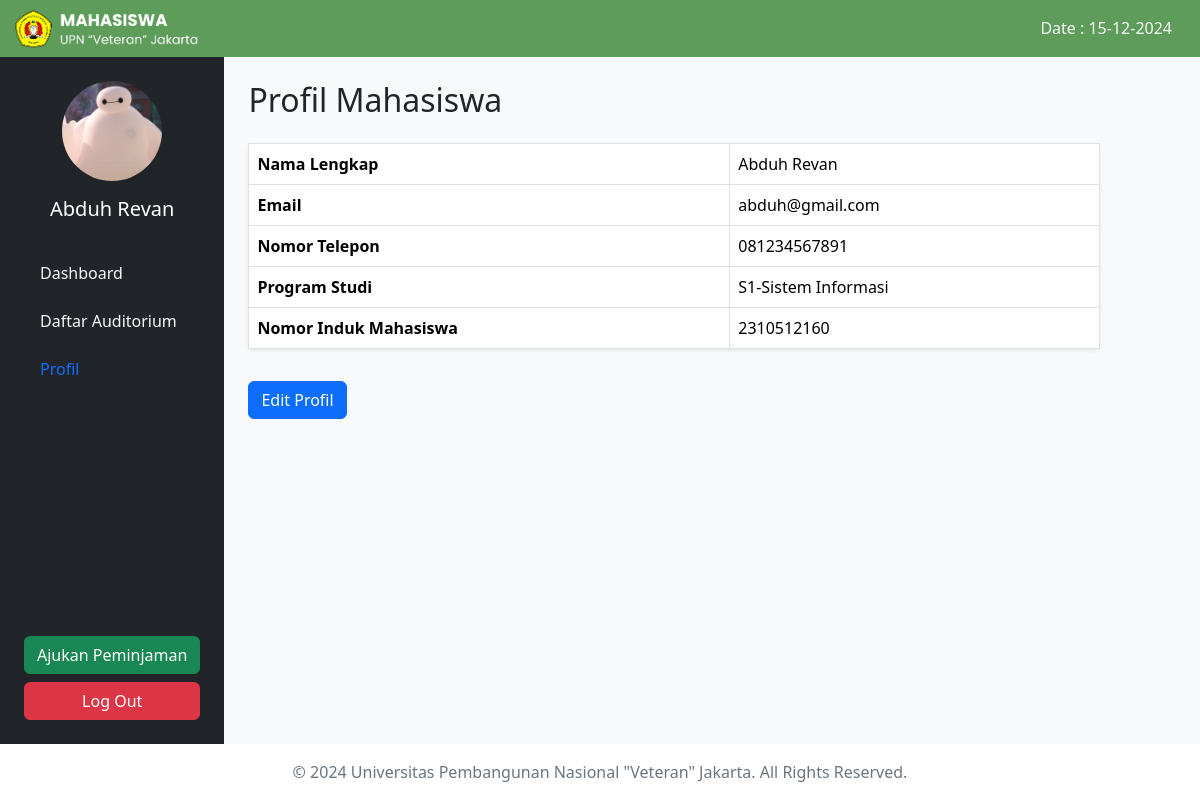
/profil.php (signed in), run on the app's committed database.
### tables this page shows
CREATE TABLE pengguna (
  id_user int(255) NOT NULL,
  nama_lengkap varchar(255) NOT NULL,
  email varchar(255) NOT NULL,
  password varchar(255) NOT NULL,
  nim varchar(10) DEFAULT NULL,
  program_studi varchar(100) NOT NULL,
  no_telp varchar(15) NOT NULL,
  foto_profile varchar(255) NOT NULL,
  role enum('mahasiswa','admin') DEFAULT 'mahasiswa'
);

### profil.php (the view, shortened to what this page needs)
<?php
include 'includes/db.php';
$user_id = $_SESSION['user_id'];
$sql = "SELECT * FROM pengguna WHERE id_user = ?";
$stmt = $conn->prepare($sql);
$stmt->bind_param("i", $user_id);
$stmt->execute();
$result = $stmt->get_result();
if ($result->num_rows > 0) {
    $user = $result->fetch_assoc();
} else {
    $error = "Data pengguna tidak ditemukan.";
    $user = null;
}
?>
<!DOCTYPE html>
<html lang="en">
<head>
    <link href="https://cdn.jsdelivr.net/npm/bootstrap@5.3.3/dist/css/bootstrap.min.css" rel="stylesheet">
</head>
<body class="d-flex flex-column min-vh-100 bg-light">
    <nav class="navbar navbar-expand-lg navbar-dark" style="background-color: #5d9c59;">
        <div class="container-fluid">
            <div class="d-flex align-items-center">
                <img src="asset/putih.png" alt="Logo MahasiswaUPNVJ" style="width: 190px; height: auto;">
            </div>
            <div class="d-flex align-items-center text-light">
            <span class="me-3" style="font-size: 16px;">Date : <?= date('d-m-Y'); ?></span>
            </div>
        </div>
    </nav>
    <div class="d-flex flex-grow-1">
        <div class="sidebar bg-dark text-white p-4 d-flex flex-column">
            <div class="text-center mb-4">
                <?php
                     if (isset($user['foto_profile']) && !empty($user['foto_profile'])) {
                        echo "<img src='" . $user['foto_profile'] . "' class='object-fit-cover profile-picture rounded-circle mb-3'style='width: 100px; height: 100px;' />";
                     } else {
                        echo "<img src='asset/profil.png' class='profile-picture rounded-circle mb-3'style='width: 100px; height: 100px;' />";
                     }
                  ?>
                <h5><?php echo htmlspecialchars($user['nama_lengkap']); ?></h5>
            </div>
            <ul class="nav flex-column flex-grow-1">
                <li class="nav-item mb-2">
                    <a href="dashboard.php" class="nav-link text-light">Dashboard</a>
                </li>
                <li class="nav-item mb-2">
                    <a href="daftar_ruang.php" class="nav-link text-light">Daftar Auditorium</a>
                </li>
                <li class="nav-item mb-2">
                    <a href="profil.php" class="nav-link text-active">Profil</a>
                </li>
            </ul>
            <a href="peminjaman.php" class="btn btn-success w-100 mt-3">Ajukan Peminjaman</a>
            <a href="logout.php" class="btn btn-danger w-100 mt-2">Log Out</a>
        </div>
        <div class="main-content col-md-9 p-4">
            <h2 class="mb-4">Profil Mahasiswa</h2>
            <?php if (!empty($error)): ?>
                <div class="alert alert-danger"><?php echo $error; ?></div>
            <?php else: ?>
                <table class="table table-bordered bg-white rounded shadow-sm">
                    <tr>
                        <th>Nama Lengkap</th>
                        <td><?php echo htmlspecialchars($user['nama_lengkap']); ?></td>
                    </tr>
                    <tr>
                        <th>Email</th>
                        <td><?php echo htmlspecialchars($user['email']); ?></td>
                    </tr>
                    <tr>
                        <th>Nomor Telepon</th>
                        <td><?php echo htmlspecialchars($user['no_telp']); ?></td>
                    </tr>
                    <tr>
                        <th>Program Studi</th>
                        <td><?php echo htmlspecialchars($user['program_studi']); ?></td>
                    </tr>
                    <tr>
                        <th>Nomor Induk Mahasiswa</th>
                        <td><?php echo htmlspecialchars($user['nim']); ?></td>
                    </tr>
                </table>
                <a href="edit_profil.php" class="btn btn-primary mt-3">Edit Profil</a>
            <?php endif; ?>
        </div>
    </div>
    <footer class="bg-white text-secondary py-3">
        <div class="container text-center">
            <p class="mb-0">&copy; 2024 Universitas Pembangunan Nasional "Veteran" Jakarta. All Rights Reserved.</p>
        </div>
    </footer>
</body>
</html>

### data on the page
pengguna: foto_profile (picture), nama_lengkap "Abduh Revan", email "abduh@gmail.com", no_telp "081234567891", program_studi "S1-Sistem Informasi", nim "2310512160"
